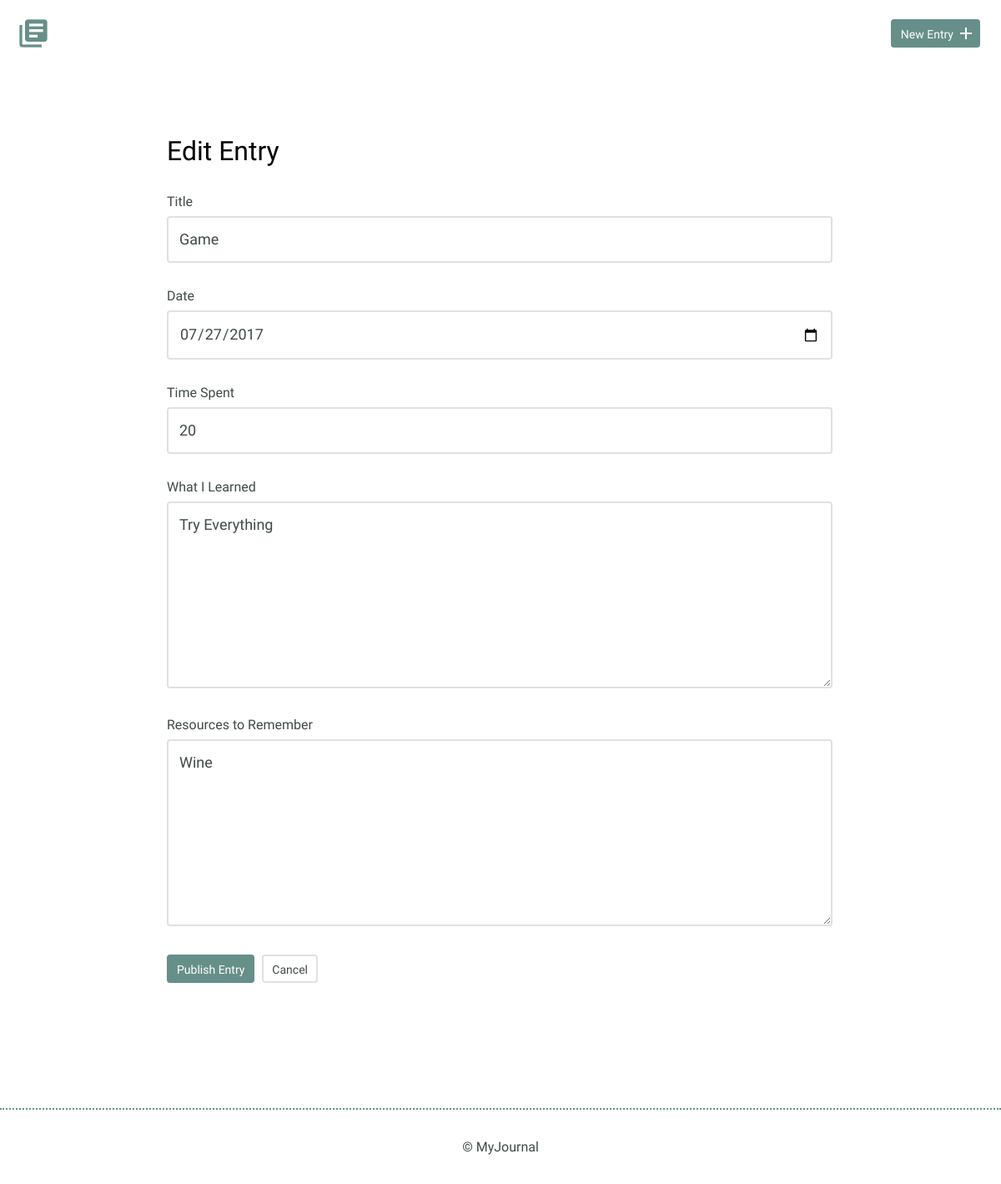
The app's page /entries/edit/2 with its own data.
### models.py (models this page shows, shortened)
class Entry(Model):
    title = CharField(max_length=255)
    date = DateField(default=datetime.date.today)
    time_spent = CharField(max_length=100)
    learned = TextField()
    resources = TextField()
    class Meta:
        database = DATABASE
        order_by = ('-date',)

### app.py (the view, shortened to what this page needs)
@app.route('/entries/edit/<int:id>', methods=('GET', 'POST'))
def edit_entry(id):
    form = forms.EntryForm()
    try:
        entry = Entry.get(Entry.id == id)
    except models.DoesNotExist:
        abort(404)
    return render_template('edit.html', entry=entry, form=form)

### forms.py
class EntryForm(FlaskForm):
    title = StringField('Title', validators=[DataRequired()])
    date = DateField('Date')
    time_spent = StringField('Time Spent', validators=[DataRequired()])
    learned = TextAreaField('What I Learned')
    resources = TextAreaField('Resources to Remember')
    tags = FieldList(StringField('Tag'))

### templates/edit.html (shortened to what this page needs)
{% extends 'base.html' %}
{% block content %}
<section>
    <div class="container">
        <div class="edit-entry">
            <h2>Edit Entry</h2>
            <form action="" method="post">
                <label for="title"> Title</label>
                <input id="title" type="text" name="title" value="{{ entry.title }}"><br>
                <label for="date">Date</label>
                <input id="date" type="date" name="date" value="{{ entry.date }}"><br>
                <label for="time-spent"> Time Spent</label>
                <input id="time-spent" type="text" name="time_spent" value="{{ entry.time_spent }}"><br>
                <label for="what-i-learned">What I Learned</label>
                <textarea id="what-i-learned" rows="5" name="learned">{{ entry.learned }}</textarea>
                <label for="resources-to-remember">Resources to Remember</label>
                <textarea id="resources-to-remember" rows="5" name="resources">{{ entry.resources }}</textarea>
                <input type="submit" value="Publish Entry" class="button">
                <a href="{{ url_for('details', id=entry.id) }}" class="button button-secondary">Cancel</a>
            </form>
        </div>
    </div>
</section>
{% endblock %}

### static/css/site.css (style rules this page uses)
body { font-size: 16px; color: #404a49; font-family: 'Cousine', serif; font-weight: 400; }
.container { margin: 0 auto; padding: 0 25px; }
.button { padding: 8px 10px 6px 10px; background: #678f89; border: 2px solid #678f89; border-radius: 4px; text-decoration: none; color: #FFF; position: relative; text-align: center; font-size: 14px; }
.button.button-secondary { background: #FFF; border: 2px solid #e1e1e1; color: #404a49; }
h1, h2, h3 { margin: 0; font-weight: 400; line-height: 1em; color: #000; }
h2 { font-size: 32px; }
.entry-list, .edit-entry, .new-entry { max-width: 800px; margin: 0 auto; padding: 70px 0 150px 0; }
.edit-entry h2, .new-entry h2 { margin-bottom: 35px; }
form label { display: block; margin-bottom: 8px; }
form input[type=text], form input[type=password], form input[type=date], form textarea { border: 2px solid #e1e1e1; font-size: 18px; line-height: 1.8em; padding:10px 13px; margin-bottom: 30px; border-radius: 4px; width: calc(100% - 32px); }
.edit-entry form textarea, .new-entry form textarea { min-height: 200px; }
input[type=submit] { margin-right: 5px; }

### records on screen
Entry: title "Game", date "07/27/2017", time_spent "20", learned "Try Everything", resources "Wine"
